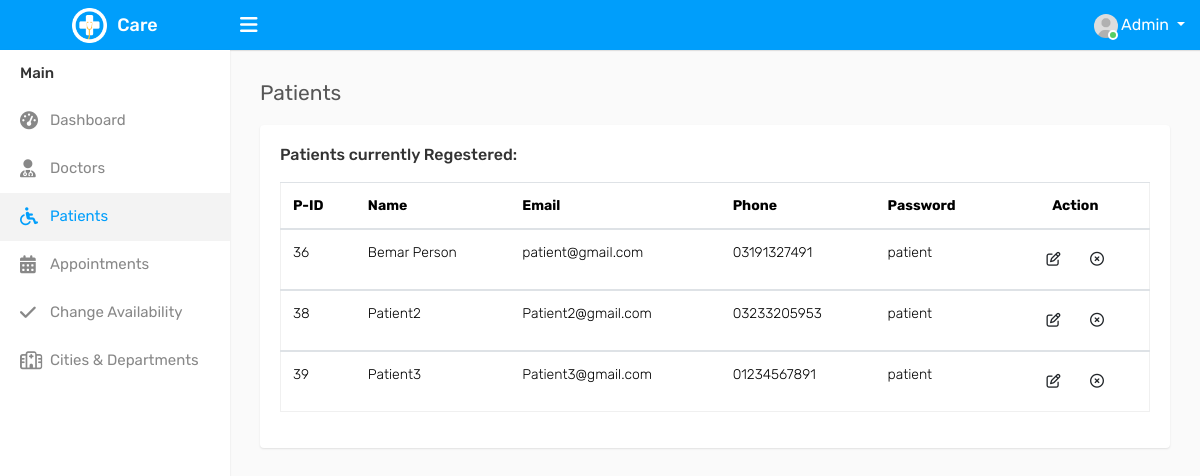
/Admin/patients.php (signed in), run on the app's committed database.
### tables this page shows
CREATE TABLE `user` (
  `id` int(11) NOT NULL,
  `name` varchar(50) NOT NULL,
  `email` varchar(50) NOT NULL,
  `password` varchar(50) NOT NULL,
  `phone` varchar(50) NOT NULL,
  `Role` int(11) NOT NULL DEFAULT 3 COMMENT '1=Admin, 2=Doctor, 3=Patient',
  `City` varchar(50) DEFAULT NULL,
  `Education` varchar(50) DEFAULT NULL,
  `Specialization` varchar(50) DEFAULT NULL,
  `Availability` varchar(30) DEFAULT NULL
);

### Admin/patients.php (the view, shortened to what this page needs)
<!DOCTYPE html>
<html lang="en">
<head>
    <link rel="stylesheet" type="text/css" href="assets/css/bootstrap.min.css">
    <link rel="stylesheet" type="text/css" href="assets/css/font-awesome.min.css">
    <link rel="stylesheet" type="text/css" href="assets/css/select2.min.css">
    <link rel="stylesheet" type="text/css" href="assets/css/dataTables.bootstrap4.min.css">
    <link rel="stylesheet" type="text/css" href="assets/css/bootstrap-datetimepicker.min.css">
    <link rel="stylesheet" type="text/css" href="assets/css/style.css">
</head>
<body>
    <div class="main-wrapper">
        <?php
        include_once './Components/Nav.php';
        ?>
        <div class="sidebar" id="sidebar">
            <div class="sidebar-inner slimscroll">
                <div id="sidebar-menu" class="sidebar-menu">
                    <ul>
                        <li class="menu-title">Main</li>
                        <?php
                        if ($_SESSION['Role'] == 1 || 2) {
                        ?>
                            <li>
                                <a href="./index.php"><i class="fa fa-dashboard"></i> <span>Dashboard</span></a>
                            </li>
                        <?php } ?>
                        <?php
                        if ($_SESSION['Role'] == 1) {
                        ?>
                            <li>
                                <a href="./doctors.php"><i class="fa fa-user-md"></i> <span>Doctors</span></a>
                            </li>
                        <?php } ?>
                        <?php if ($_SESSION['Role'] == 2 || $_SESSION['Role'] == 1) {
                        ?>
                            <li class="active">
                                <a href="./patients.php"><i class="fa fa-wheelchair"></i> <span>Patients</span></a>
                            </li>
                            <li>
                                <a href="./appointments.php"><i class="fa fa-calendar"></i>
                                    <span>Appointments</span></a>
                            </li>
                            <li>
                                <a href="./Availability.php"><i class="fa fa-check"></i> <span>Change Availability</span></a>
                            </li>
                        <?php } ?>
                        <?php if ($_SESSION['Role'] == 1) {
                        ?>
                            <li>
                                <a href="./departments.php"><i class="fa fa-hospital-o"></i> <span>Cities &
                                        Departments</span></a>
                            </li>
                        <?php } ?>
                    </ul>
                </div>
            </div>
        </div>
        <div class="page-wrapper">
            <div class="content">
                <div class="row">
                    <div class="col-sm-4 col-3">
                        <h4 class="page-title">Patients</h4>
                    </div>
                </div>
                <div class="row">
                    <div class="col-sm-12">
                        <div class="card-box">
                            <div class="card-block">
                                <h6 class="card-title text-bold">Patients currently Regestered:</h6>
                                <div class="table-responsive">
                                    <table class="datatable table table-stripped ">
                                        <thead>
                                            <tr>
                                                <th>P-ID</th>
                                                <th>Name</th>
                                                <th>Email</th>
                                                <th>Phone</th>
                                                <th>Password</th>
                                                <th class="text-center">Action</th>
                                            </tr>
                                        </thead>
                                        <?php
                                        $sql = "SELECT * FROM user WHERE Role = 3;";
                                        $result = $conn->query($sql);
                                        if ($result->num_rows > 0) {
                                            while ($row = $result->fetch_assoc()) {
                                                $user_id = $row['id'];
                                                $user_name = $row['name'];
                                                $user_email = $row['email'];
                                                $user_password = $row['password'];
                                                $user_phone = $row['phone'];
                                        ?>
                                                <tbody>
                                                    <tr>
                                                        <td><?php echo $user_id; ?></td>
                                                        <td><?php echo $user_name; ?></td>
                                                        <td><?php echo $user_email; ?></td>
                                                        <td><?php echo $user_phone; ?></td>
                                                        <td><?php echo $user_password; ?></td>
                                                        <td class=" text-center">
                                                            <a href="./edit-patient.php?id=<?php echo $user_id; ?>">
                                                                <span class="btn bg-white" style="cursor:pointer; border-radius: 20px;">
                                                                    <i class="fa-regular fa-pen-to-square"></i>
                                                                </span>
                                                            </a>
                                                            <a href="./delete-patient.php?action=delete&id=<?php echo $user_id; ?>">
                                                                <span class="btn bg-white" style="cursor:pointer; border-radius: 20px;">
                                                                    <i class="fa-regular fa-circle-xmark"></i>
                                                                </span>
                                                            </a>
                                                        </td>
                                                    </tr>
                                                </tbody>
                                        <?php
                                            }
                                        }
                                        ?>
                                    </table>
                                </div>
                            </div>
                        </div>
                    </div>
                </div>
            </div>
        </div>
    </div>
</body>
</html>

### Admin/Components/Nav.php (shortened to what this page needs)
<?php
require_once './Components/config.php';
$person_id = $_SESSION['id'];
$personSql = "SELECT `name` FROM `user` WHERE `id` = '$person_id'";
$personResult = $conn->query($personSql);
if ($personResult->num_rows > 0) {
    $personRow = $personResult->fetch_assoc();
    $personName = $personRow['name'];
}
?>
<div class="header">
    <div class="header-left">
        <a href="./index.php" class="logo">
            <img src="assets/img/logo.png" width="35" height="35" alt=""> <span>Care</span>
        </a>
    </div>
    <a id="toggle_btn" href="javascript:void(0);"><i class="fa fa-bars"></i></a>
    <ul class="nav user-menu float-right">
        <li class="nav-item dropdown has-arrow">
            <a href="#" class="dropdown-toggle nav-link user-link" data-toggle="dropdown">
                <span class="user-img">
                    <img class="rounded-circle" src="./assets/img/user.jpg" width="24" alt="Admin">
                    <span class="status online"></span>
                </span>
                <?php
                echo $personName;
                ?>
            </a>
        </li>
    </ul>
</div>

### data on the page
user: name "Admin"
user: id "36", name "Bemar Person", email "patient@gmail.com", phone "03191327491", password "patient"
user: id "38", name "Patient2", email "Patient2@gmail.com", phone "03233205953", password "patient"
user: id "39", name "Patient3", email "Patient3@gmail.com", phone "01234567891", password "patient"
